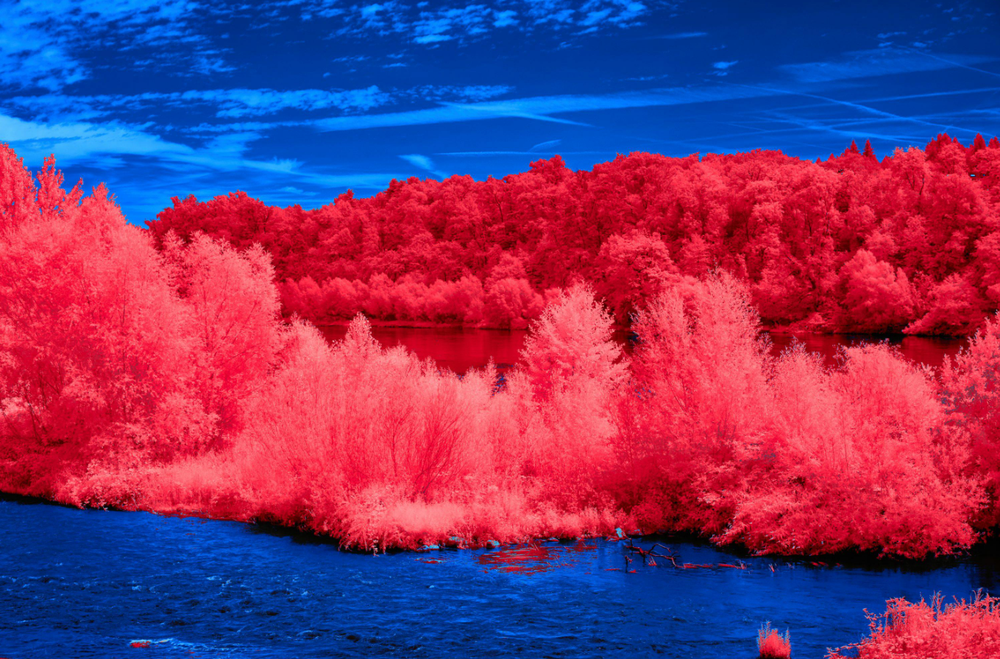
#> input picture gambar.png, 1000 x 659 px, shrunk from 1359 x 895 before the run
$ python tugasPCD3.py
#> lines starting #> are read from the running program, lines starting #| are printed output that depends on the picture
import imageio.v3 as iio
import numpy as np
import matplotlib.pyplot as plt

# 1.  membaca gambar berwarna
gambar = iio.imread('gambar.png')
#> gambar is the input picture: shape (659, 1000, 4); mean R, G, B, A 122, 52.9, 109.2, 255

#2. mengambil channel RGB
rgb = gambar [:,:,:3]
gray = np.round(
    0.299 * rgb[:,:,0] +
    0.587 * rgb[:,:,1] +
    0.114 * rgb[:,:,2]
).astype(np.uint8)
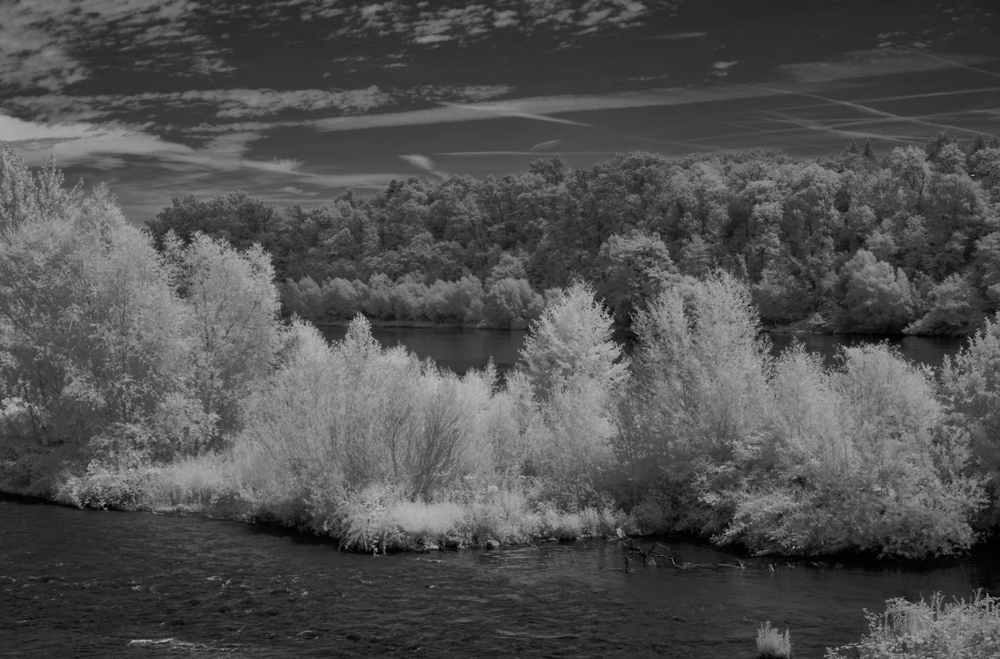
#> gray: shape (659, 1000); min 0, max 193, mean 80

# 4. menghitung jumlah piksel tiap intensitas 0-255
histogram = np.bincount(gray.ravel(), minlength=256)
#> histogram = 256 values, max 12563 at index 49, min 0 at index 185, mean 2574.2

# 5. menampilkan jumlah piksel setiap intensitas
for intensitas in range(256):
    print(f"Intensitas {intensitas}: {histogram[intensitas]} piksel")
#> this loop made 256 passes
#| Intensitas 0: 4 piksel
#| Intensitas 1: 119 piksel
#| Intensitas 2: 553 piksel
#| Intensitas 3: 1026 piksel
#| Intensitas 4: 851 piksel
#| Intensitas 5: 1063 piksel
#| Intensitas 6: 954 piksel
#| Intensitas 7: 770 piksel
#> (further printed lines are left out)

# 6. mencari intensitas yang paling dominan
dominan = np.argmax(histogram)
#> dominan = 49
print("\nIntesitas dominan:", dominan)
print('Jumlah piksel:", histogram[dominan])')

# 7. menampilkan gambar grayscale dan histogram
plt.figure(figsize=(12, 5))

plt.subplot(1, 2, 1)
plt.imshow(gray, cmap='gray', vmin=0, vmax=255)
plt.title('Gambar Grayscale')
plt.axis('off')

plt.subplot(1, 2, 2)
plt.bar(range(256), histogram, width=1 )
plt.title("Histogram Grayscale")
plt.xlabel("Intensitas (0-255)")
plt.ylabel("Jumlah Piksel")
plt.xlim(0, 255)
plt.grid(axis="y", alpha=0.3)

plt.tight_layout()
plt.show()
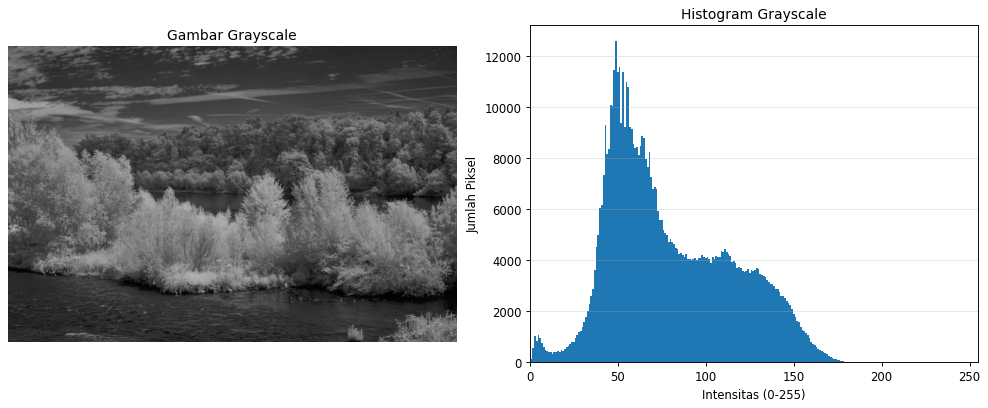
#> figure drawn by matplotlib, 2 panels; panel 2: tallest bar 12563 high, from x = 48.5 to 49.5
